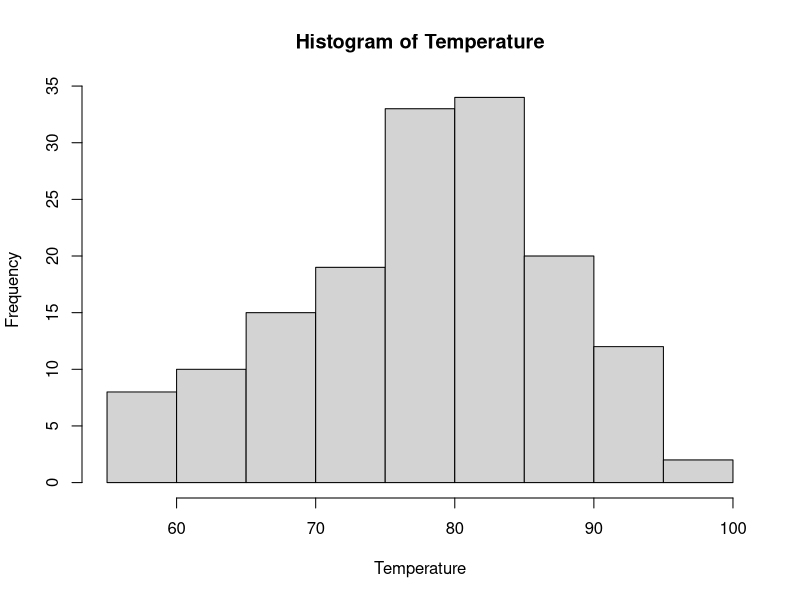
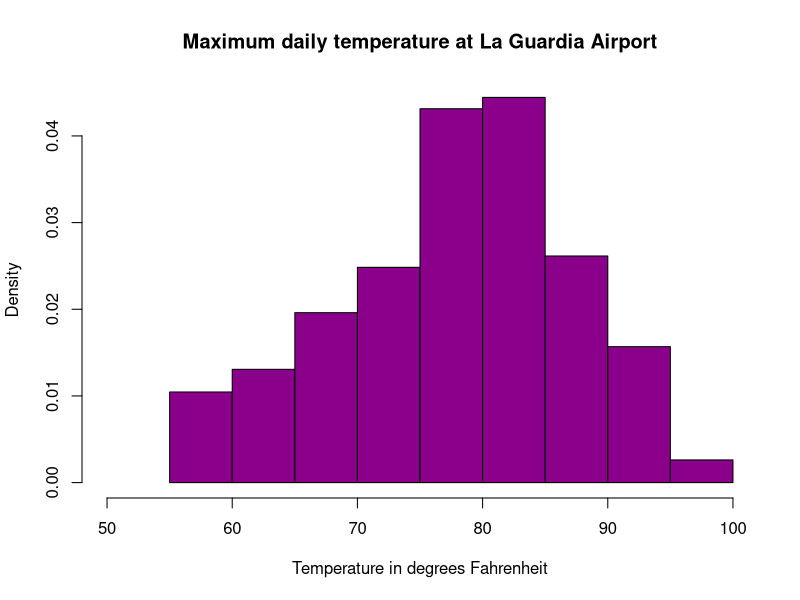
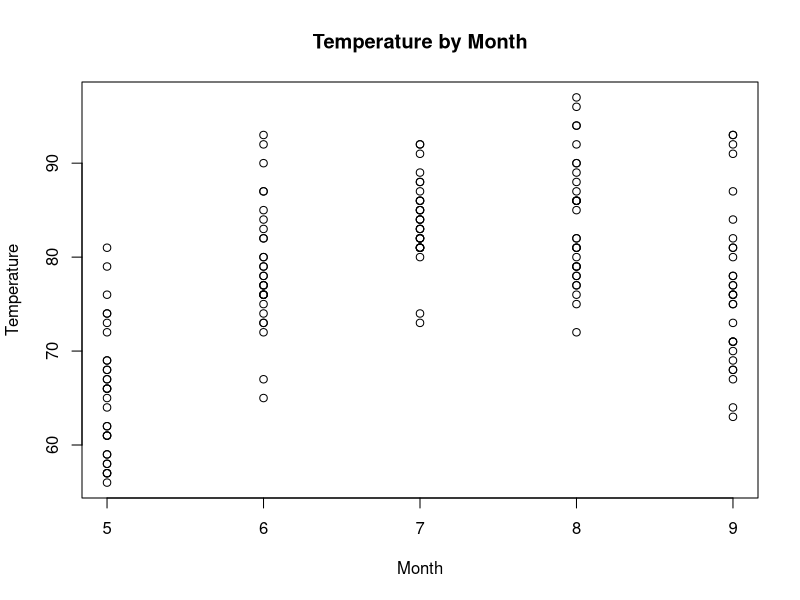
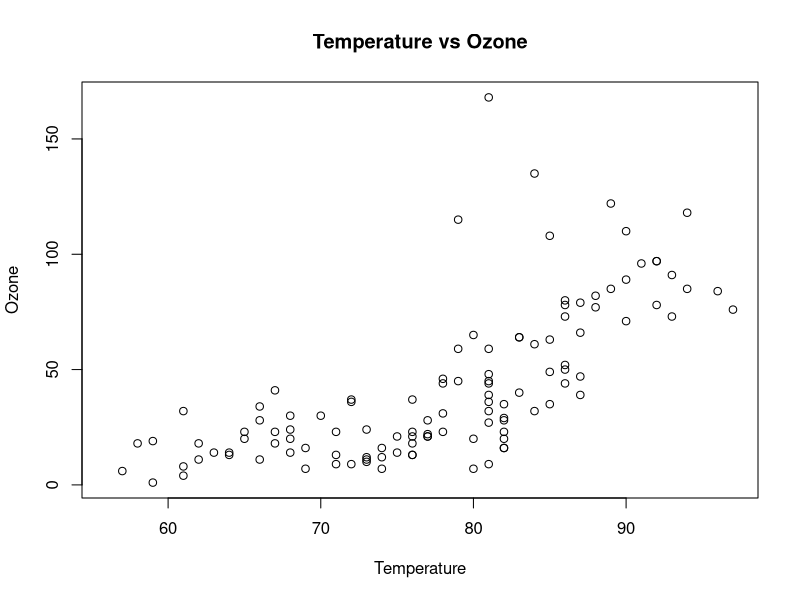
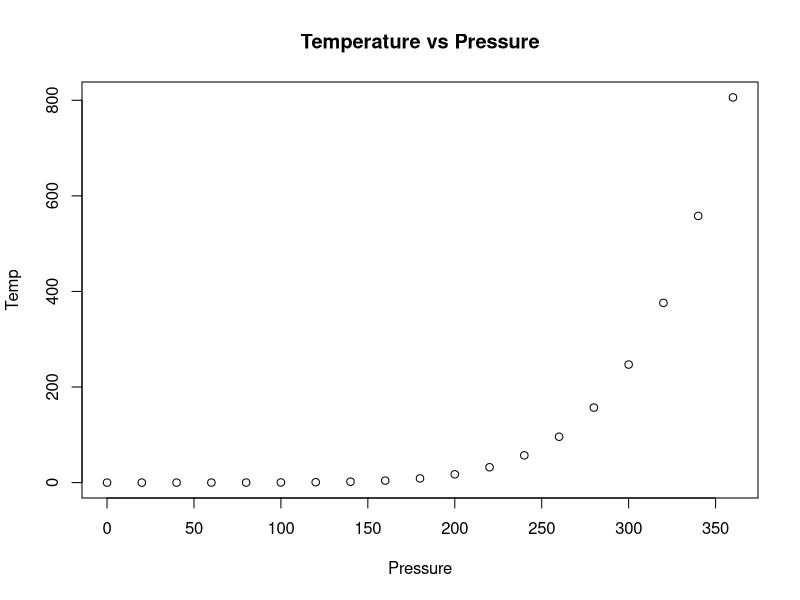
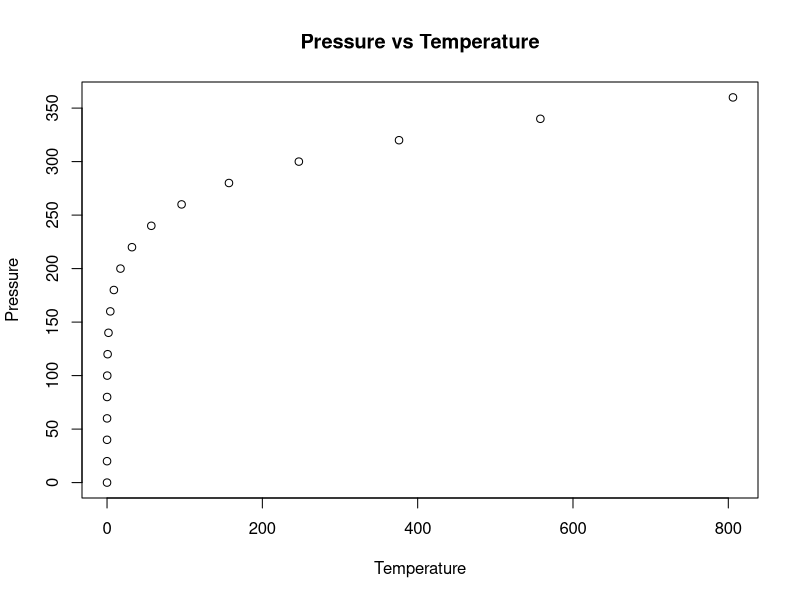

Write R code to recreate these figures, in order.
## ---- chunk 1
knitr::opts_chunk$set(echo = TRUE)
## ---- chunk 2
summary(airquality)
Temperature <- airquality$Temp
hist(Temperature)
hist(Temperature,
     main="Maximum daily temperature at La Guardia Airport",
     xlab="Temperature in degrees Fahrenheit",
     xlim=c(50,100),
     col="darkmagenta",
     freq=FALSE
)
## ---- chunk 3
plot(x=airquality$Month, y=airquality$"Temp", xlab="Month", ylab="Temperature", main="Temperature by Month")


## ---- chunk 4
plot(x=airquality$"Temp", y=airquality$"Ozone", xlab="Temperature", ylab="Ozone", main="Temperature vs Ozone")

## ---- chunk 5
plot(x= pressure$"temperature", y= pressure$"pressure", xlab="Pressure", ylab="Temp", main="Temperature vs Pressure")

## ---- chunk 6
plot(x= pressure$"pressure", y= pressure$"temperature", xlab= "Temperature",ylab= "Pressure", main= "Pressure vs Temperature")
